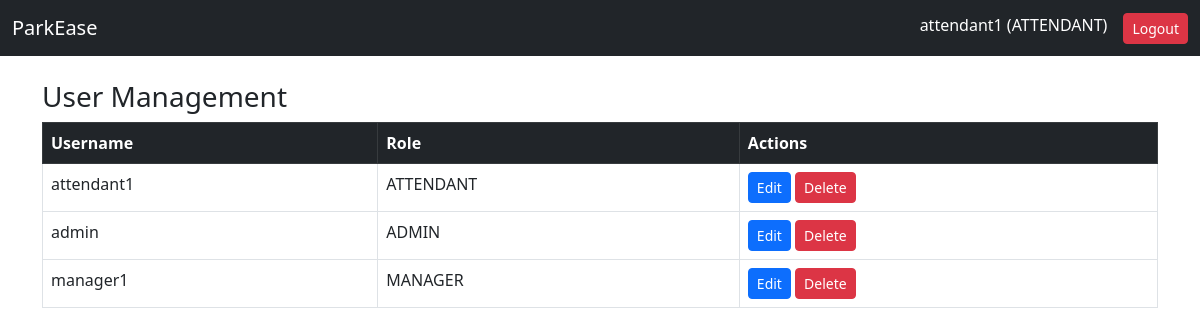
The app's page /accounts/users/ (signed in) with its own data.
### accounts/models.py (models this page shows, shortened)
class Staff(AbstractUser):
    ROLE_CHOICES = [
        ('ADMIN', 'Admin'),
        ('MANAGER', 'Manager'),
        ('ATTENDANT', 'Attendant'),
    ]
    role = models.CharField(
        max_length=20,
        choices=ROLE_CHOICES,
        default='ADMIN'
    )
    created_at = models.DateTimeField(auto_now_add=True)

### accounts/views.py (the view)
# urls.py: path('users/', views.user_list, name='user_list'),
@login_required
def user_list(request):
    users = User.objects.all()
    return render(request, 'accounts/user_list.html', {'users': users})

### accounts/templates/accounts/user_list.html (shortened to what this page needs)
{% extends 'base.html' %}
{% block content %}
<h3>User Management</h3>
<table class="table table-bordered">
    <thead class="table-dark">
        <tr>
            <th>Username</th>
            <th>Role</th>
            <th>Actions</th>
        </tr>
    </thead>
    <tbody>
        {% for user in users %}
        <tr>
            <td>{{ user.username }}</td>
            <td>{{ user.role }}</td>
                 <td>
                    <a href="{% url 'accounts:update_user' user.id %}" class="btn btn-primary btn-sm">Edit</a>
                    <form method="POST" action="{% url 'accounts:delete_user' user.id %}" style="display:inline;">
                        <button class="btn btn-danger btn-sm">Delete</button>
                    </form>
                </td>
        </tr>
        {% endfor %}
    </tbody>
</table>
{% endblock %}

### templates/base.html (shortened to what this page needs)
<!DOCTYPE html>
<html lang="en">
<head>
    <link href="https://cdn.jsdelivr.net/npm/bootstrap@5.3.0/dist/css/bootstrap.min.css" rel="stylesheet">
</head>
<body>
<nav class="navbar navbar-expand-lg navbar-dark bg-dark">
    <div class="container-fluid">
        <a class="navbar-brand" href="#">ParkEase</a>
        <div class="d-flex">
            <span class="text-white me-3">
                {{ request.user.username }} ({{ request.user.role }})
            </span>
            <a href="{% url 'accounts:logout' %}" class="btn btn-danger btn-sm">Logout</a>
        </div>
    </div>
</nav>
<div class="container mt-4">
    {% block content %}{% endblock %}
</div>
</body>
</html>

### records on screen
Staff: user.username "attendant1", user.role "ATTENDANT", username "attendant1", role "ATTENDANT"
Staff: username "admin", role "ADMIN"
Staff: username "manager1", role "MANAGER"
